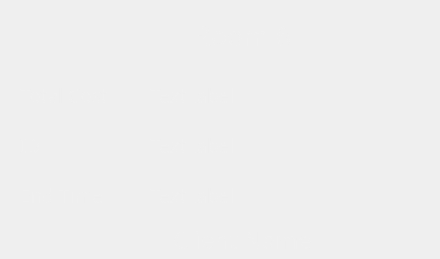
          <widget class="QFrame" name="room1_9">
           <property name="autoFillBackground">
            <bool>false</bool>
           </property>
           <property name="styleSheet">
            <string notr="true">QFrame {
    background-color: qlineargradient(spread:pad, x1:0, y1:0.3, x2:0, y2:0.7, 
                                      stop:0 rgba(107, 47, 61, 255), 
                                      stop:1 rgba(155, 72, 94, 255));
    color: rgba(240, 240, 240, 230);
    border-radius: 50px;
}

QFrame:hover {
    background-color: qlineargradient(spread:pad, x1:0, y1:0.3, x2:0, y2:0.7, 
                                      stop:0 rgba(132, 58, 78, 255), 
                                      stop:1 rgba(190, 80, 100, 255));
}
</string>
           </property>
           <property name="frameShape">
            <enum>QFrame::Shape::StyledPanel</enum>
           </property>
           <property name="frameShadow">
            <enum>QFrame::Shadow::Raised</enum>
           </property>
           <widget class="QLabel" name="label_42">
            <property name="geometry">
             <rect>
              <x>187</x>
              <y>20</y>
              <width>111</width>
              <height>31</height>
             </rect>
            </property>
            <property name="font">
             <font>
              <family>Bauhaus 93</family>
              <pointsize>20</pointsize>
             </font>
            </property>
            <property name="autoFillBackground">
             <bool>false</bool>
            </property>
            <property name="styleSheet">
             <string notr="true">background-color: none;</string>
            </property>
            <property name="text">
             <string>Room 6</string>
            </property>
            <property name="alignment">
             <set>Qt::AlignmentFlag::AlignCenter</set>
            </property>
           </widget>
           <widget class="QPushButton" name="btnadd_E_6">
            <property name="geometry">
             <rect>
              <x>190</x>
              <y>100</y>
              <width>101</width>
              <height>101</height>
             </rect>
            </property>
            <property name="styleSheet">
             <string notr="true">border-radius: 50px;
</string>
            </property>
            <property name="text">
             <string/>
            </property>
            <property name="icon">
             <iconset theme="QIcon::ThemeIcon::ListAdd"/>
            </property>
            <property name="iconSize">
             <size>
              <width>30</width>
              <height>30</height>
             </size>
            </property>
           </widget>
           <widget class="QLabel" name="client_E_6">
            <property name="geometry">
             <rect>
              <x>142</x>
              <y>230</y>
              <width>201</width>
              <height>20</height>
             </rect>
            </property>
            <property name="font">
             <font>
              <family>Bauhaus 93</family>
              <pointsize>18</pointsize>
             </font>
            </property>
            <property name="styleSheet">
             <string notr="true">background-color: none;</string>
            </property>
            <property name="text">
             <string>Client Name</string>
            </property>
            <property name="alignment">
             <set>Qt::AlignmentFlag::AlignCenter</set>
            </property>
           </widget>
           <widget class="QLabel" name="totalcost_E_6">
            <property name="geometry">
             <rect>
              <x>20</x>
              <y>70</y>
              <width>121</width>
              <height>51</height>
             </rect>
            </property>
            <property name="font">
             <font>
              <family>Bauhaus 93</family>
              <pointsize>14</pointsize>
             </font>
            </property>
            <property name="styleSheet">
             <string notr="true">background-color:none;</string>
            </property>
            <property name="text">
             <string>Total Cost</string>
            </property>
           </widget>
           <widget class="QLabel" name="ID_E_6">
            <property name="geometry">
             <rect>
              <x>20</x>
              <y>120</y>
              <width>121</width>
              <height>51</height>
             </rect>
            </property>
            <property name="font">
             <font>
              <family>Bauhaus 93</family>
              <pointsize>14</pointsize>
             </font>
            </property>
            <property name="styleSheet">
             <string notr="true">background-color:none;</string>
            </property>
            <property name="text">
             <string>ID</string>
            </property>
           </widget>
           <widget class="QLabel" name="DurationL_E_6">
            <property name="geometry">
             <rect>
              <x>20</x>
              <y>170</y>
              <width>121</width>
              <height>51</height>
             </rect>
            </property>
            <property name="font">
             <font>
              <family>Bauhaus 93</family>
              <pointsize>14</pointsize>
             </font>
            </property>
            <property name="styleSheet">
             <string notr="true">background-color:none;</string>
            </property>
            <property name="text">
             <string>End Time</string>
            </property>
           </widget>
           <widget class="QLabel" name="get_total_E_6">
            <property name="geometry">
             <rect>
              <x>150</x>
              <y>80</y>
              <width>121</width>
              <height>31</height>
             </rect>
            </property>
            <property name="font">
             <font>
              <family>Bauhaus 93</family>
              <pointsize>14</pointsize>
             </font>
            </property>
            <property name="styleSheet">
             <string notr="true">background-color:none;</string>
            </property>
            <property name="text">
             <string>TextLabel</string>
            </property>
           </widget>
           <widget class="QLabel" name="get_id_E_6">
            <property name="geometry">
             <rect>
              <x>150</x>
              <y>130</y>
              <width>121</width>
              <height>31</height>
             </rect>
            </property>
            <property name="font">
             <font>
              <family>Bauhaus 93</family>
              <pointsize>14</pointsize>
             </font>
            </property>
            <property name="styleSheet">
             <string notr="true">background-color:none;</string>
            </property>
            <property name="text">
             <string>TextLabel</string>
            </property>
           </widget>
           <widget class="QLabel" name="get_dur_E_6">
            <property name="geometry">
             <rect>
              <x>150</x>
              <y>180</y>
              <width>121</width>
              <height>31</height>
             </rect>
            </property>
            <property name="font">
             <font>
              <family>Bauhaus 93</family>
              <pointsize>14</pointsize>
             </font>
            </property>
            <property name="styleSheet">
             <string notr="true">background-color:none;</string>
            </property>
            <property name="text">
             <string>TextLabel</string>
            </property>
           </widget>
           <widget class="QPushButton" name="btnedit_E_6">
            <property name="geometry">
             <rect>
              <x>330</x>
              <y>100</y>
              <width>101</width>
              <height>101</height>
             </rect>
            </property>
            <property name="styleSheet">
             <string notr="true">border-radius: 50px;
</string>
            </property>
            <property name="text">
             <string/>
            </property>
            <property name="icon">
             <iconset theme="QIcon::ThemeIcon::MailMessageNew"/>
            </property>
            <property name="iconSize">
             <size>
              <width>30</width>
              <height>30</height>
             </size>
            </property>
           </widget>
          </widget>
